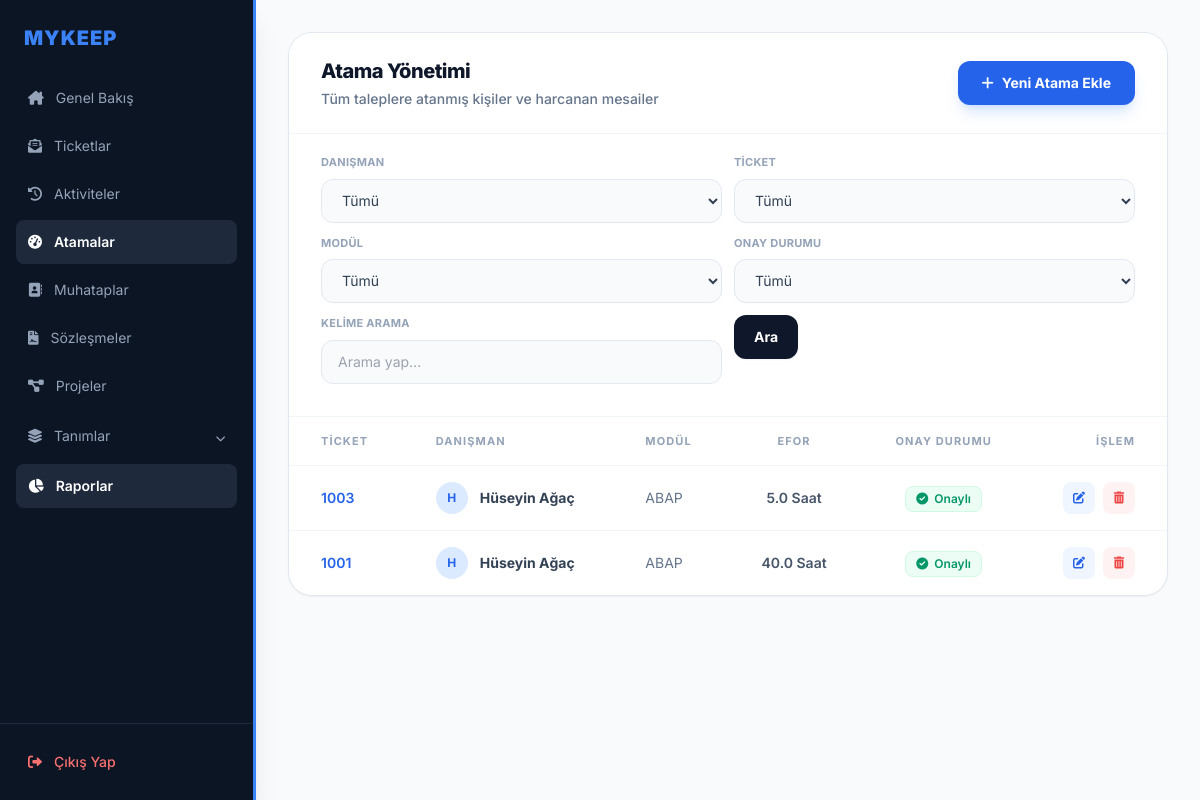
Before: /eforlar/ (signed in) with the older database file.
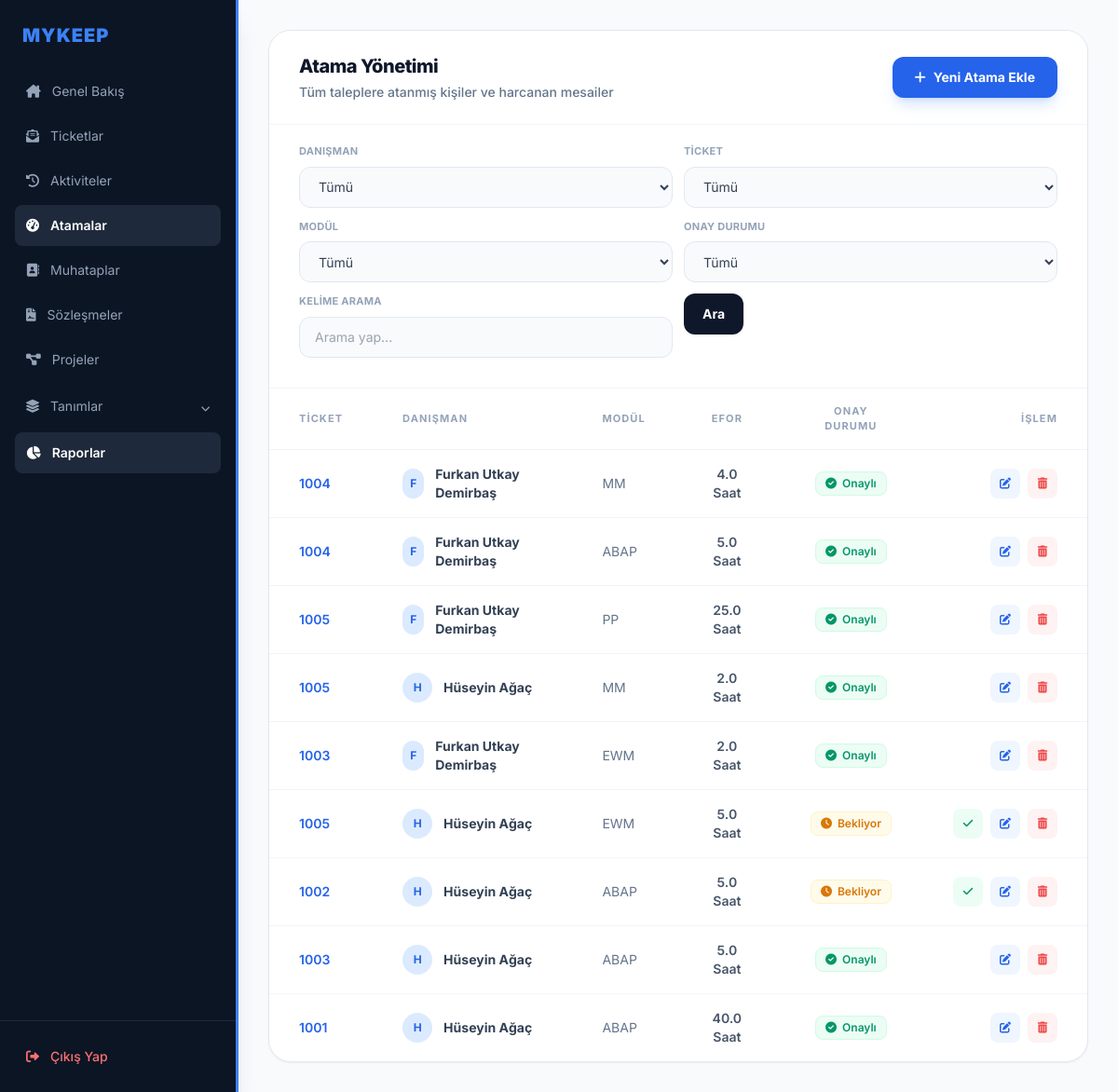
After: the same page with the newer database file.
### ticket/models.py (models this page shows, shortened)
class atama (models.Model):
    danisman = models.ForeignKey("modul.danisman", to_field="username", on_delete=models.CASCADE, null=True)
    modul = models.ForeignKey("modul.bolum", to_field="kod", on_delete=models.CASCADE, null=True)
    ticketno = models.ForeignKey("ticket", to_field="ticketno" , on_delete=models.CASCADE, null=True)
    efor = models.FloatField(null=True, blank=True)
    onay = models.BooleanField(default=False)

class ticket(models.Model):
    ticketno = models.IntegerField(primary_key=True, unique=True, blank=True)
    konu: models.CharField= models.CharField(max_length=100)
    unvan = models.ForeignKey("muhatap.muhatap", to_field="unvan", on_delete=models.CASCADE, null=True)
    sozlesmeno = models.ForeignKey("sozlesme.sozlesmeler", to_field="sozlesmeno", on_delete=models.CASCADE, null=True)
    bolumkod = models.ForeignKey("modul.bolum", to_field="kod", on_delete=models.CASCADE, null=True)
    destekturu = models.ForeignKey("destekturu.destektur", to_field="definition", on_delete=models.PROTECT, null=True)
    taleptarih = models.DateTimeField(default=timezone.now)
    termintarih = models.DateTimeField(null=True, blank=True)
    oncelikkod = models.ForeignKey("destekturu.oncelik", to_field="kod", on_delete=models.CASCADE, null=True)
    aciklama = models.TextField(null=True, blank=True)
    durumtanim = models.ForeignKey("statu", to_field="durumtanim", on_delete=models.CASCADE, null=True)
    faturadurum = models.ForeignKey("faturalama", to_field="faturadurum", on_delete=models.CASCADE, null=True)
    danisman = models.ManyToManyField("modul.danisman", blank=True, related_name="ticket_danismanlar")
    efor = models.FloatField(null=True, blank=True)
    onay = models.BooleanField(default=False)
    musteri_ticket_no = models.CharField(max_length=50, null=True, blank=True, verbose_name="Müşteri Ticket No")

### modul/models.py (models this page shows, shortened)
class danisman(models.Model):
    username = models.CharField(max_length=10, unique=True)
    isim = models.CharField(max_length=40)
    email = models.EmailField(max_length=100, null=True, blank=True)
    telefon = models.CharField(max_length=10)
    tur = models.CharField(
        max_length=20,
        choices=[('İç Kaynak', 'İç Kaynak'), ('Dış Kaynak', 'Dış Kaynak')],
        default='İç Kaynak',
        verbose_name="Danışman Türü"
    )
    yetkinlik = models.ManyToManyField(bolum, related_name="yetkinlikler")

class bolum(models.Model):
    kod = models.CharField(max_length=10, unique=True)
    program = models.CharField(max_length=40, null=True)
    isim = models.CharField(max_length=20)
    programresim = models.ImageField(upload_to='resimler', null=True, blank=True)
    list_display = ('kod', 'program', 'isim', 'programresim')
    def __str__(self):
        return f"{self.program}-{self.isim}"

### ticket/views.py (the view, shortened to what this page needs)
# urls.py: path('eforlar/', ticket_views.efor_listesi, name='efor_listesi'),
def efor_listesi(request):
    atamalar = atama.objects.select_related("danisman", "ticketno", "modul").all().order_by("-pk")
    if hasattr(request.user, 'userprofile'):
        profile = request.user.userprofile
        if profile.role == 'Firma' and profile.muhatap_firma:
            atamalar = atamalar.filter(ticketno__unvan=profile.muhatap_firma)
        elif profile.role == 'Danisman' and profile.danisman_profil:
            atamalar = atamalar.filter(danisman=profile.danisman_profil)
    arama = request.GET.get("arama", "").strip()
    danisman = request.GET.get("danisman", "").strip()
    ticket_secimi = request.GET.get("ticket", "").strip()
    modul = request.GET.get("modul", "").strip()
    onay = request.GET.get("onay", "").strip()
    if danisman:
        atamalar = atamalar.filter(danisman__username=danisman)
    if ticket_secimi:
        atamalar = atamalar.filter(ticketno_id=ticket_secimi)
    if modul:
        atamalar = atamalar.filter(modul_id=modul)
    if onay == "1":
        atamalar = atamalar.filter(onay=True)
    elif onay == "0":
        atamalar = atamalar.filter(onay=False)
    context = {
        "atamalar": atamalar,
        "arama": arama,
        "secili_danisman": danisman,
        "secili_ticket": ticket_secimi,
        "secili_modul": modul,
        "secili_onay": onay,
        "form": AtamaForm(),
    }
    return render(request, "atama_listesi.html", context)

### ticket/forms.py
class AtamaForm(forms.ModelForm):
    class Meta:
        model = atama
        fields = ['ticketno', 'danisman', 'modul', 'efor', 'onay']
    def __init__(self, *args, **kwargs):
        super().__init__(*args, **kwargs)
        for field_name, field in self.fields.items():
            if field_name != 'onay':
                field.widget.attrs['class'] = (
                    'w-full bg-slate-50 border border-slate-200 rounded-xl px-4 py-3 text-sm '
                    'focus:bg-white focus:ring-4 focus:ring-blue-500/10 focus:border-blue-500 '
                    'outline-none transition-all cursor-pointer select-none'
                )

### templates/atama_listesi.html (shortened to what the changed rows need)
{% extends 'base.html' %}
{% block content %}
<div class="bg-white border border-slate-200 rounded-3xl shadow-sm overflow-hidden">
    <div class="px-8 py-6 border-b border-slate-100 flex justify-between items-center bg-white">
        <div>
            <h2 class="text-xl font-extrabold text-slate-900 tracking-tight">Atama Yönetimi</h2>
        </div>
    </div>
    <div class="overflow-x-auto">
        <table class="w-full text-left border-collapse">
            <thead>
                <tr class="text-[11px] uppercase tracking-widest text-slate-400 font-bold border-b border-slate-100 bg-slate-50/10">
                    <th class="px-8 py-4">Ticket</th>
                    <th class="px-8 py-4">Danışman</th>
                    <th class="px-8 py-4">Modül</th>
                    <th class="px-8 py-4 text-center">Efor</th>
                    <th class="px-8 py-4 text-center">Onay Durumu</th>
                    <th class="px-8 py-4 text-right">İşlem</th>
                </tr>
            </thead>
            <tbody class="divide-y divide-slate-100">
                {% for a in atamalar %}
                <tr class="hover:bg-slate-50/80 transition group">
                    <td class="px-8 py-4 text-sm text-blue-600 font-semibold cursor-pointer hover:underline">
                        <a href="{% url 'ticket_duzenle' a.ticketno.pk %}">{{ a.ticketno.ticketno }}</a>
                    </td>
                    <td class="px-8 py-4 text-sm font-bold text-slate-700">
                        <div class="flex items-center">
                            <div class="w-8 h-8 rounded-full bg-blue-100 text-blue-600 flex items-center justify-center font-bold text-xs mr-3">
                                {{ a.danisman.isim|default:a.danisman.username|make_list|first|upper }}
                            </div>
                            {{ a.danisman.isim|default:a.danisman.username }}
                        </div>
                    </td>
                    <td class="px-8 py-4 text-sm text-slate-500">{{ a.modul.isim|default:"-" }}</td>
                    <td class="px-8 py-4 text-center text-sm font-semibold text-slate-600">{{ a.efor|default:"0" }} Saat</td>
                    <td class="px-8 py-4 text-center">
                        {% if a.onay %}
                            <span class="inline-flex items-center px-2.5 py-1 rounded-lg text-xs font-semibold bg-emerald-50 text-emerald-600 border border-emerald-100">
                                <i class="fa-solid fa-circle-check mr-1.5"></i> Onaylı
                            </span>
                        {% else %}
                            <span class="inline-flex items-center px-2.5 py-1 rounded-lg text-xs font-semibold bg-amber-50 text-amber-600 border border-amber-100">
                                <i class="fa-solid fa-clock mr-1.5"></i> Bekliyor
                            </span>
                        {% endif %}
                    </td>
                    <td class="px-8 py-4 text-right">
                        <div class="flex items-center justify-end space-x-2">
                            {% if not a.onay %}
                            <a href="{% url 'efor_onayla' a.pk %}"
                               class="group flex items-center justify-center w-8 h-8 rounded-lg bg-emerald-50 text-emerald-600 hover:bg-emerald-600 hover:text-white transition-all duration-200"
                               title="Onayla">
                                <i class="fa-solid fa-check text-xs"></i>
                            </a>
                            {% endif %}
                            <a href="{% url 'efor_duzenle' a.pk %}"
                            class="group flex items-center justify-center w-8 h-8 rounded-lg bg-blue-50 text-blue-600 hover:bg-blue-600 hover:text-white transition-all duration-200"
                            title="Düzenle">
                                <i class="fa-solid fa-pen-to-square text-xs"></i>
                            </a>
                            <a href="{% url 'efor_sil' a.pk %}"
                            onclick="return confirm('Bu eforu silmek istediğinize emin misiniz?')"
                            class="group flex items-center justify-center w-8 h-8 rounded-lg bg-red-50 text-red-500 hover:bg-red-500 hover:text-white transition-all duration-200"
                            title="Sil">
                                <i class="fa-solid fa-trash-can text-xs"></i>
                            </a>
                        </div>
                    </td>
                </tr>
                {% empty %}
                <tr>
                    <td colspan="6" class="px-8 py-10 text-center text-slate-400 text-sm italic">Sistemde kayıtlı efor kaydı bulunmamaktadır.</td>
                </tr>
                {% endfor %}
            </tbody>
        </table>
    </div>
</div>
{% endblock %}

Changed rows visible on the page:
added atama: ticketno.ticketno "1004", danisman.isim|make_list "F", danisman.isim "Furkan Utkay Demirbaş", modul.isim "MM", efor "4.0", onay True (drawn)
added atama: ticketno.ticketno "1004", danisman.isim|make_list "F", danisman.isim "Furkan Utkay Demirbaş", modul.isim "ABAP", efor "5.0", onay True (drawn)
added atama: ticketno.ticketno "1005", danisman.isim|make_list "F", danisman.isim "Furkan Utkay Demirbaş", modul.isim "PP", efor "25.0", onay True (drawn)
added atama: ticketno.ticketno "1005", danisman.isim|make_list "H", danisman.isim "Hüseyin Ağaç", modul.isim "MM", efor "2.0", onay True (drawn)
added atama: ticketno.ticketno "1003", danisman.isim|make_list "F", danisman.isim "Furkan Utkay Demirbaş", modul.isim "EWM", efor "2.0", onay True (drawn)
added atama: ticketno.ticketno "1005", danisman.isim|make_list "H", danisman.isim "Hüseyin Ağaç", modul.isim "EWM", efor "5.0", onay False (drawn)
added atama: ticketno.ticketno "1002", danisman.isim|make_list "H", danisman.isim "Hüseyin Ağaç", modul.isim "ABAP", efor "5.0", onay False (drawn)
